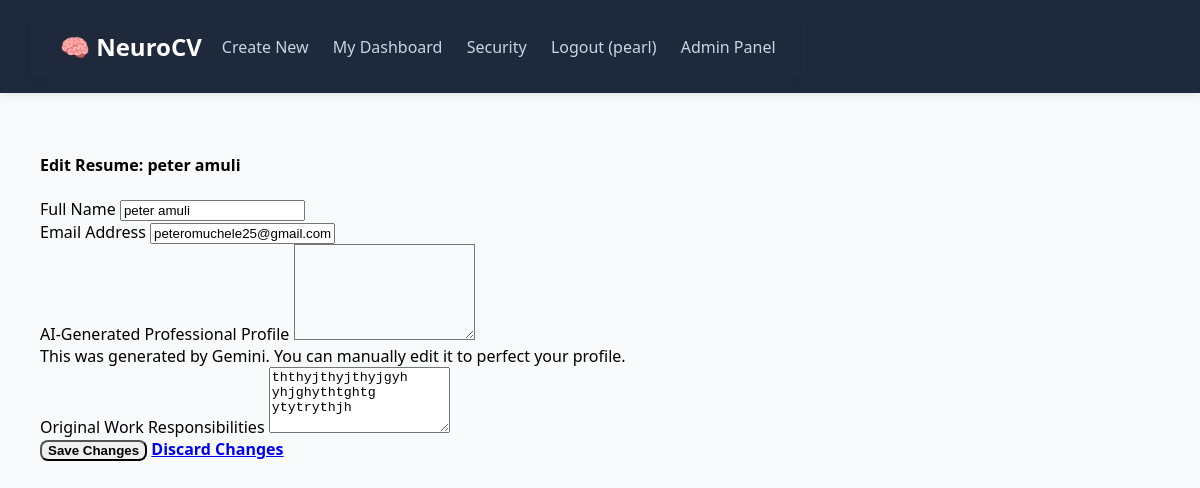
The page /resume/48/edit/ (signed in) on the database its author committed.
### neuroCV/models.py (models this page shows, shortened)
class Resume(models.Model):
    user = models.ForeignKey(User, on_delete=models.CASCADE, null=True, blank=True)
    full_name = models.CharField(max_length=255)
    email = models.EmailField()
    phone = models.CharField(max_length=20)
    university = models.CharField(max_length=255)
    course = models.CharField(max_length=255)
    score = models.CharField(max_length=100)
    year = models.CharField(max_length=50) # Changed to CharField for flexibility (e.g., "2022-2026")
    company = models.CharField(max_length=255)
    role = models.CharField(max_length=255)
    duration = models.CharField(max_length=100)
    responsibilities = models.TextField()
    ai_summary = models.TextField(blank=True, null=True)
    ai_bullet = models.TextField(blank=True, null=True)
    skills = models.TextField()
    ref1_name = models.CharField(max_length=255, blank=True)
    ref1_job = models.CharField(max_length=255, blank=True)
    ref1_contact = models.CharField(max_length=255, blank=True)
    ref2_name = models.CharField(max_length=255, blank=True)
    ref2_job = models.CharField(max_length=255, blank=True)
    ref2_contact = models.CharField(max_length=255, blank=True)
    is_paid = models.BooleanField(default=False)
    checkout_request_id = models.CharField(max_length=100, blank=True, null=True)
    created_at = models.DateTimeField(auto_now_add=True)
    class Meta:
        ordering = ['-created_at'] # Shows newest resumes first in the dashboard

### neuroCV/views.py (the view, shortened to what this page needs)
# urls.py: path('resume/<int:pk>/edit/', views.edit_resume, name='edit_resume'),
@login_required # <--- Protects edit function
def edit_resume(request, pk):
    resume = get_object_or_404(Resume, pk=pk)
    return render(request, 'neuroCV/edit_resume.html', {'resume': resume})

### neuroCV/templates/neuroCV/edit_resume.html (shortened to what this page needs)
{% extends 'base.html' %}
{% block content %}
<div class="container mt-5 mb-5">
    <div class="card shadow border-0">
        <div class="card-header bg-primary text-white py-3">
            <h4 class="mb-0"> Edit Resume: {{ resume.full_name }}</h4>
        </div>
        <div class="card-body p-4">
            <form method="POST">
                <div class="row">
                    <div class="col-md-6 mb-3">
                        <label class="form-label fw-bold">Full Name</label>
                        <input type="text" name="full_name" class="form-control" value="{{ resume.full_name }}">
                    </div>
                    <div class="col-md-6 mb-3">
                        <label class="form-label fw-bold">Email Address</label>
                        <input type="email" name="email" class="form-control" value="{{ resume.email }}">
                    </div>
                </div>
                <div class="mb-4">
                    <label class="form-label fw-bold text-primary">AI-Generated Professional Profile</label>
                    <textarea name="ai_bullets" class="form-control" rows="6" style="background-color: #f8fafc;">{{ resume.ai_bullets }}</textarea>
                    <div class="form-text mt-2">
                         This was generated by Gemini. You can manually edit it to perfect your profile.
                    </div>
                </div>
                <div class="mb-4">
                    <label class="form-label fw-bold">Original Work Responsibilities</label>
                    <textarea name="responsibilities" class="form-control" rows="4">{{ resume.responsibilities }}</textarea>
                </div>
                <div class="d-flex gap-2 pt-3 border-top">
                    <button type="submit" class="btn btn-success px-4">
                         Save Changes
                    </button>
                    <a href="{% url 'dashboard' %}" class="btn btn-outline-secondary px-4">
                        Discard Changes
                    </a>
                </div>
            </form>
        </div>
    </div>
</div>
{% endblock %}

### templates/base.html (shortened to what this page needs)
<!DOCTYPE html>
<html lang="en">
<head>
</head>
<body>
    <nav class="navbar">
        <nav class="navbar">
        <a href="{% url 'home' %}" class="nav-logo">🧠 NeuroCV</a>
        <div class="nav-links">
            <a href="{% url 'home' %}">Create New</a>
            {% if user.is_authenticated %}
                <a href="{% url 'dashboard' %}">My Dashboard</a>
                <a href="{% url 'password_change' %}">Security</a>
                <form action="{% url 'logout' %}" method="post" style="display:inline; margin-left: 20px;">
                    <button type="submit" style="background:none; border:none; color:#cbd5e1; font-family:inherit; font-size:inherit; cursor:pointer; font-weight:500; padding:0;">
                        Logout ({{ user.username }})
                    </button>
                      {% else %}
                <a href="{% url 'login' %}">Login</a>
            {% endif %}
                </form>
            <a href="/admin/" target="_blank">Admin Panel</a>
        </div>
    </nav>
    </nav>
    <div class="container">
        {% block content %}
        {% endblock %}
    </div>
</body>
</html>

### templates/base.html (style rules this page uses)
:root { --primary: #2563eb; --dark: #1e293b; }
body { font-family: 'Segoe UI', sans-serif; margin: 0; background: #f8fafc; }
.navbar { background: var(--dark); padding: 15px 30px; display: flex; justify-content: space-between; align-items: center; color: white; box-shadow: 0 2px 10px rgba(0,0,0,0.1); }
.nav-logo { font-weight: bold; font-size: 1.5rem; color: white; text-decoration: none; }
.nav-links a { color: #cbd5e1; text-decoration: none; margin-left: 20px; font-weight: 500; transition: color 0.3s; }
.container { padding: 20px; }

### neuroCV/templates/neuroCV/edit_resume.html (style rules this page uses)
.card { border-radius: 12px; }
.btn { border-radius: 8px; font-weight: 600; transition: 0.3s; }

### rows shown on the page
Resume: full_name "peter amuli", email "peteromuchele25@gmail.com", responsibilities "ththyjthyjthyjgyh yhjghythtghtg ytytrythjh"

### other values the page prints
{{ user.username }} "pearl"
